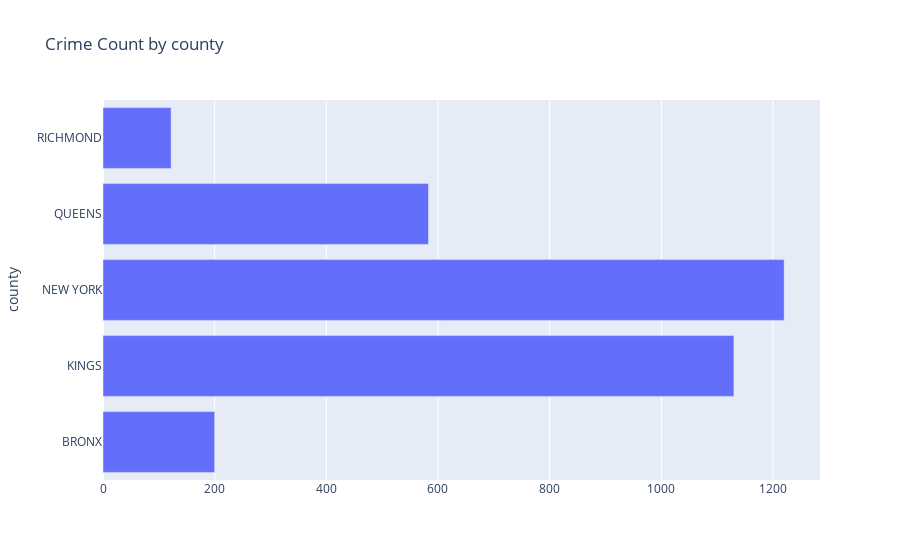

Notebook code for this chart:
### Code cell
import plotly.express as px

px.bar(
    countyCrime2,
    "complaint_precinct_code",
    labels={
        "complaint_precinct_code": "",
    },
    title= "Crime Count by county")

### Figure 1 — Plotly figure (JSON) as saved in the notebook; plotly's stock layout.template omitted (floating-point values rounded to 4 significant figures)
{"data": [{"alignmentgroup": "True", "hovertemplate": "=%{x}<br>county=%{y}<extra></extra>", "legendgroup": "", "marker": {"color": "#636efa", "pattern": {"shape": ""}}, "name": "", "offsetgroup": "", "orientation": "h", "showlegend": false, "textposition": "auto", "type": "bar", "x": [200, 1130, 1220, 583, 122], "xaxis": "x", "y": ["BRONX", "KINGS", "NEW YORK", "QUEENS", "RICHMOND"], "yaxis": "y"}], "layout": {"barmode": "relative", "legend": {"tracegroupgap": 0}, "title": {"text": "Crime Count by county"}, "xaxis": {"anchor": "y", "domain": [0, 1], "title": {"text": ""}}, "yaxis": {"anchor": "x", "domain": [0, 1], "title": {"text": "county"}}}}
